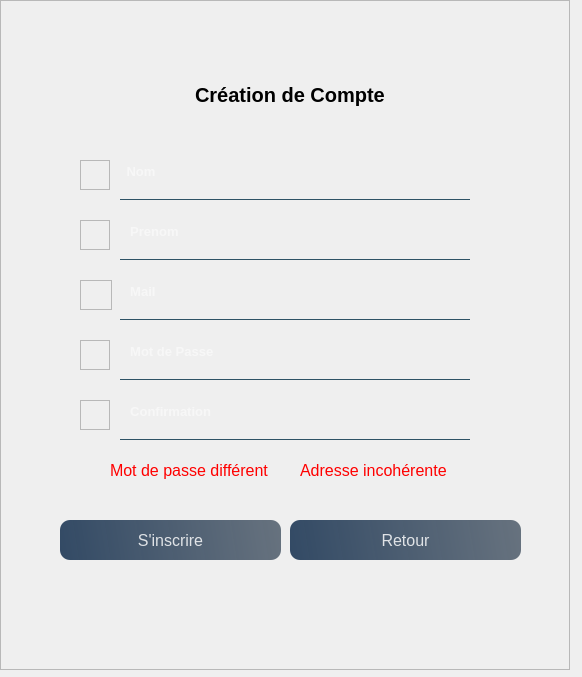
<?xml version="1.0" encoding="UTF-8"?>
<ui version="4.0">
 <class>Form</class>
 <widget class="QWidget" name="Form">
  <property name="geometry">
   <rect>
    <x>0</x>
    <y>0</y>
    <width>582</width>
    <height>677</height>
   </rect>
  </property>
  <property name="windowTitle">
   <string>Form</string>
  </property>
  <widget class="QFrame" name="frame">
   <property name="geometry">
    <rect>
     <x>0</x>
     <y>0</y>
     <width>570</width>
     <height>670</height>
    </rect>
   </property>
   <property name="styleSheet">
    <string notr="true">QPushButton#boutonSeConnecter{	
	background-color: qlineargradient(spread:pad, x1:0, y1:0.505682, x2:1, y2:0.477, stop:0 rgba(20, 47, 78, 219), stop:1 rgba(85, 98, 112, 226));
	color:rgba(255, 255, 255, 210);
	border-radius:10px;
}
QPushButton#boutonSeConnecter:hover{	
	background-color: qlineargradient(spread:pad, x1:0, y1:0.505682, x2:1, y2:0.477, stop:0 rgba(40, 67, 98, 219), stop:1 rgba(105, 118, 132, 226));
}
QPushButton#boutonSeConnecter:pressed{	
	padding-left:5px;
	padding-top:5px;
	background-color:(255, 255, 255, 210);
}


QPushButton#boutonRetour{	
	background-color: qlineargradient(spread:pad, x1:0, y1:0.505682, x2:1, y2:0.477, stop:0 rgba(20, 47, 78, 219), stop:1 rgba(85, 98, 112, 226));
	color:rgba(255, 255, 255, 210);
	border-radius:10px;
}
QPushButton#boutonRetour:hover{	
	background-color: qlineargradient(spread:pad, x1:0, y1:0.505682, x2:1, y2:0.477, stop:0 rgba(40, 67, 98, 219), stop:1 rgba(105, 118, 132, 226));
}
QPushButton#boutonRetour:pressed{	
	padding-left:5px;
	padding-top:5px;
	background-color:rgba(105, 118, 132, 200);
}



</string>
   </property>
   <property name="frameShape">
    <enum>QFrame::StyledPanel</enum>
   </property>
   <property name="frameShadow">
    <enum>QFrame::Raised</enum>
   </property>
   <widget class="QLabel" name="fond">
    <property name="geometry">
     <rect>
      <x>10</x>
      <y>10</y>
      <width>550</width>
      <height>650</height>
     </rect>
    </property>
    <property name="styleSheet">
     <string notr="true">border-radius : 20px;
background-image: url(:/images/Fond/fondA.png);</string>
    </property>
    <property name="text">
     <string/>
    </property>
   </widget>
   <widget class="QPushButton" name="boutonSeConnecter">
    <property name="geometry">
     <rect>
      <x>60</x>
      <y>520</y>
      <width>221</width>
      <height>40</height>
     </rect>
    </property>
    <property name="font">
     <font>
      <pointsize>12</pointsize>
     </font>
    </property>
    <property name="text">
     <string>S'inscrire</string>
    </property>
   </widget>
   <widget class="QLabel" name="creationCompte">
    <property name="geometry">
     <rect>
      <x>195</x>
      <y>60</y>
      <width>330</width>
      <height>70</height>
     </rect>
    </property>
    <property name="font">
     <font>
      <pointsize>15</pointsize>
      <bold>true</bold>
     </font>
    </property>
    <property name="text">
     <string>Création de Compte</string>
    </property>
   </widget>
   <widget class="QLineEdit" name="mail">
    <property name="geometry">
     <rect>
      <x>120</x>
      <y>270</y>
      <width>350</width>
      <height>50</height>
     </rect>
    </property>
    <property name="font">
     <font>
      <pointsize>10</pointsize>
      <bold>true</bold>
     </font>
    </property>
    <property name="styleSheet">
     <string notr="true">background-color:rgba(0, 0, 0, 0);
border:1px solid rgba(0, 0, 0, 0);
border-bottom-color:rgba(46, 82, 101, 255);
color:rgb(255, 255, 255);
font-weight: bold;
padding-bottom:7px</string>
    </property>
    <property name="placeholderText">
     <string>  Mail</string>
    </property>
   </widget>
   <widget class="QLineEdit" name="motDePasse">
    <property name="geometry">
     <rect>
      <x>120</x>
      <y>330</y>
      <width>350</width>
      <height>50</height>
     </rect>
    </property>
    <property name="font">
     <font>
      <pointsize>10</pointsize>
      <bold>true</bold>
     </font>
    </property>
    <property name="styleSheet">
     <string notr="true">background-color:rgba(0, 0, 0, 0);
border:1px solid rgba(0, 0, 0, 0);
border-bottom-color:rgba(46, 82, 101, 255);
color:rgb(255, 255, 255);
padding-bottom:7px;
font-weight: bold;</string>
    </property>
    <property name="echoMode">
     <enum>QLineEdit::Password</enum>
    </property>
    <property name="placeholderText">
     <string>  Mot de Passe</string>
    </property>
   </widget>
   <widget class="QLineEdit" name="confirmationMotdePasse">
    <property name="geometry">
     <rect>
      <x>120</x>
      <y>390</y>
      <width>350</width>
      <height>50</height>
     </rect>
    </property>
    <property name="font">
     <font>
      <pointsize>10</pointsize>
      <bold>true</bold>
     </font>
    </property>
    <property name="styleSheet">
     <string notr="true">background-color:rgba(0, 0, 0, 0);
border:1px solid rgba(0, 0, 0, 0);
border-bottom-color:rgba(46, 82, 101, 255);
color:rgb(255, 255, 255);
padding-bottom:7px;
font-weight: bold;</string>
    </property>
    <property name="echoMode">
     <enum>QLineEdit::Password</enum>
    </property>
    <property name="placeholderText">
     <string>  Confirmation</string>
    </property>
   </widget>
   <widget class="QLineEdit" name="prenom">
    <property name="geometry">
     <rect>
      <x>120</x>
      <y>210</y>
      <width>350</width>
      <height>50</height>
     </rect>
    </property>
    <property name="font">
     <font>
      <pointsize>10</pointsize>
      <bold>true</bold>
     </font>
    </property>
    <property name="styleSheet">
     <string notr="true">background-color:rgba(0, 0, 0, 0);
border:1px solid rgba(0, 0, 0, 0);
border-bottom-color:rgba(46, 82, 101, 255);
color:rgb(255, 255, 255);
font-weight: bold;
padding-bottom:7px</string>
    </property>
    <property name="placeholderText">
     <string>  Prenom</string>
    </property>
   </widget>
   <widget class="QLineEdit" name="nom">
    <property name="geometry">
     <rect>
      <x>120</x>
      <y>150</y>
      <width>350</width>
      <height>50</height>
     </rect>
    </property>
    <property name="font">
     <font>
      <pointsize>10</pointsize>
      <bold>true</bold>
     </font>
    </property>
    <property name="styleSheet">
     <string notr="true">background-color:rgba(0, 0, 0, 0);
border:1px solid rgba(0, 0, 0, 0);
border-bottom-color:rgba(46, 82, 101, 255);
color:rgb(255, 255, 255);
font-weight: bold;
padding-bottom:7px</string>
    </property>
    <property name="placeholderText">
     <string> Nom</string>
    </property>
   </widget>
   <widget class="QPushButton" name="boutonRetour">
    <property name="geometry">
     <rect>
      <x>290</x>
      <y>520</y>
      <width>231</width>
      <height>40</height>
     </rect>
    </property>
    <property name="font">
     <font>
      <pointsize>12</pointsize>
     </font>
    </property>
    <property name="text">
     <string>Retour</string>
    </property>
   </widget>
   <widget class="QFrame" name="iconeMail">
    <property name="geometry">
     <rect>
      <x>80</x>
      <y>280</y>
      <width>32</width>
      <height>30</height>
     </rect>
    </property>
    <property name="styleSheet">
     <string notr="true">background-image: url(:/images/Fond/enveloppe.png);</string>
    </property>
    <property name="frameShape">
     <enum>QFrame::StyledPanel</enum>
    </property>
    <property name="frameShadow">
     <enum>QFrame::Raised</enum>
    </property>
   </widget>
   <widget class="QFrame" name="iconePassword1">
    <property name="geometry">
     <rect>
      <x>80</x>
      <y>340</y>
      <width>30</width>
      <height>30</height>
     </rect>
    </property>
    <property name="styleSheet">
     <string notr="true">background-image: url(:/images/Fond/cadenas-verrouille.png);</string>
    </property>
    <property name="frameShape">
     <enum>QFrame::StyledPanel</enum>
    </property>
    <property name="frameShadow">
     <enum>QFrame::Raised</enum>
    </property>
   </widget>
   <widget class="QFrame" name="frame_6">
    <property name="geometry">
     <rect>
      <x>80</x>
      <y>400</y>
      <width>30</width>
      <height>30</height>
     </rect>
    </property>
    <property name="styleSheet">
     <string notr="true">background-image: url(:/images/Fond/cadenas-verrouille.png);</string>
    </property>
    <property name="frameShape">
     <enum>QFrame::StyledPanel</enum>
    </property>
    <property name="frameShadow">
     <enum>QFrame::Raised</enum>
    </property>
   </widget>
   <widget class="QFrame" name="iconeUser1">
    <property name="geometry">
     <rect>
      <x>80</x>
      <y>160</y>
      <width>30</width>
      <height>30</height>
     </rect>
    </property>
    <property name="styleSheet">
     <string notr="true">background-image: url(:/images/Fond/utilisateur.png);</string>
    </property>
    <property name="frameShape">
     <enum>QFrame::StyledPanel</enum>
    </property>
    <property name="frameShadow">
     <enum>QFrame::Raised</enum>
    </property>
   </widget>
   <widget class="QFrame" name="iconeUser2">
    <property name="geometry">
     <rect>
      <x>80</x>
      <y>220</y>
      <width>30</width>
      <height>30</height>
     </rect>
    </property>
    <property name="styleSheet">
     <string notr="true">background-image: url(:/images/Fond/utilisateur.png);</string>
    </property>
    <property name="frameShape">
     <enum>QFrame::StyledPanel</enum>
    </property>
    <property name="frameShadow">
     <enum>QFrame::Raised</enum>
    </property>
   </widget>
   <widget class="QLabel" name="label">
    <property name="geometry">
     <rect>
      <x>110</x>
      <y>450</y>
      <width>181</width>
      <height>41</height>
     </rect>
    </property>
    <property name="styleSheet">
     <string notr="true">color: red;
font-size: 16px</string>
    </property>
    <property name="text">
     <string>Mot de passe différent</string>
    </property>
   </widget>
   <widget class="QLabel" name="mailIncohrent">
    <property name="geometry">
     <rect>
      <x>300</x>
      <y>450</y>
      <width>181</width>
      <height>41</height>
     </rect>
    </property>
    <property name="styleSheet">
     <string notr="true">color: red;
font-size: 16px</string>
    </property>
    <property name="text">
     <string>Adresse incohérente</string>
    </property>
   </widget>
  </widget>
 </widget>
 <resources>
  <include location="resFormulaire.qrc"/>
 </resources>
 <connections/>
</ui>
